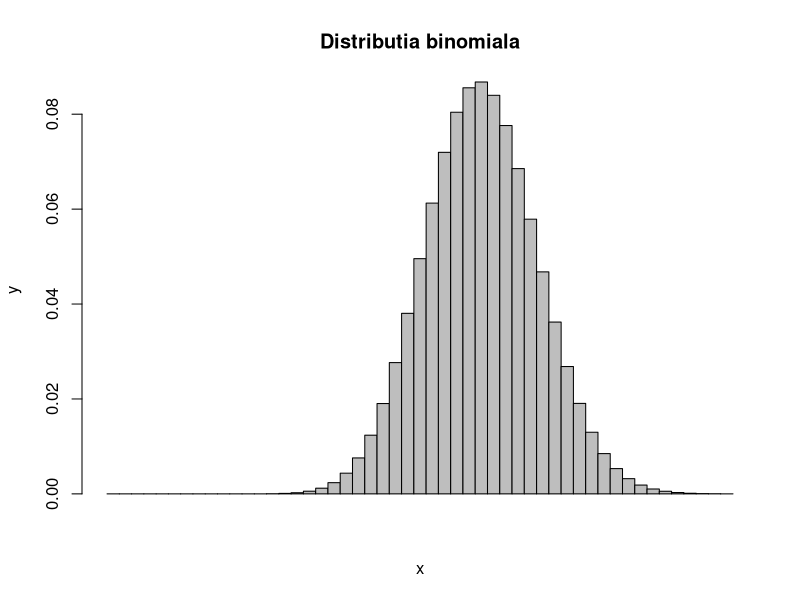
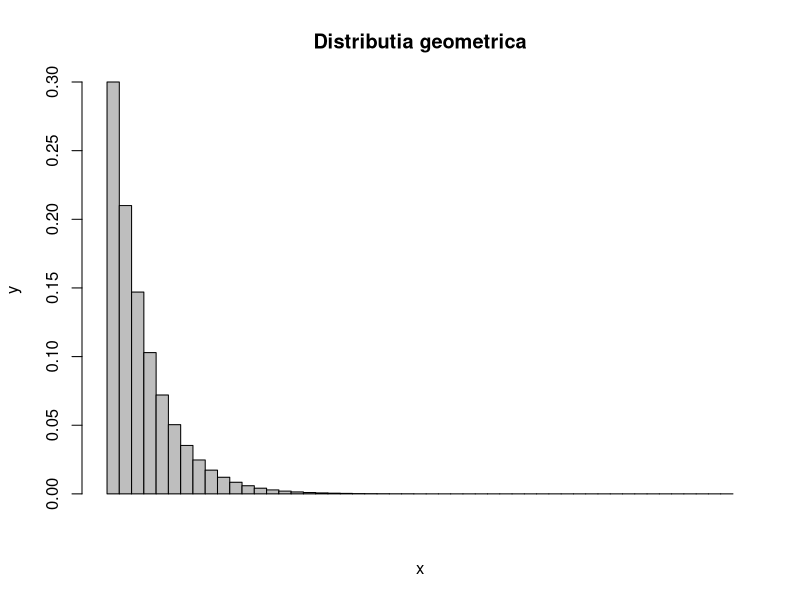
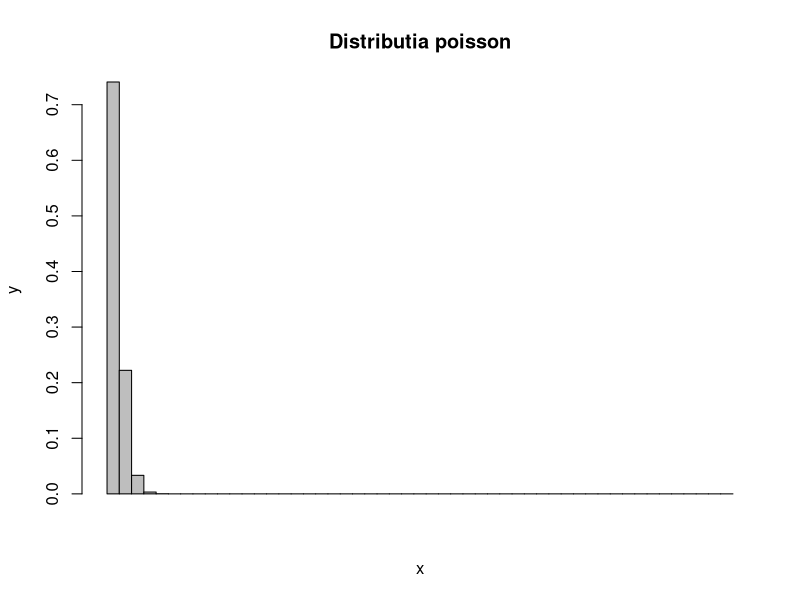
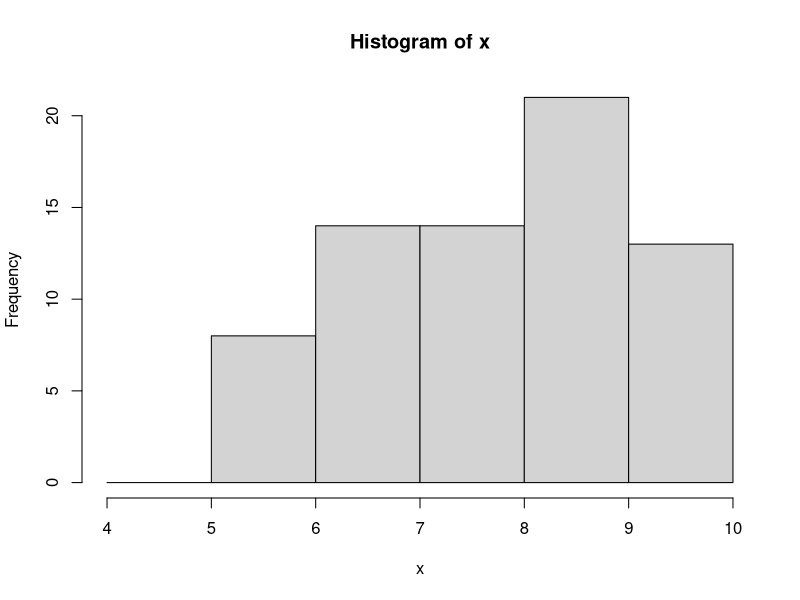

The R script that drew these images, in order:
# Tema 2 PS Oloieri Alexandru

# A1
B = function(n,p,lmb,k)
{
  s = seq(0,k,1);
  binomiala = dbinom(s,n,p);
  barplot(binomiala, space = 0, main="Distributia binomiala",xlab = "x", ylab = "y");
  
  geometrica = dgeom(s,p,log=FALSE);
  barplot(geometrica, space = 0, main="Distributia geometrica",xlab = "x", ylab = "y");
  
  poission = dpois(s,p,log=FALSE);
  barplot(poission, space = 0, main="Distributia poisson",xlab = "x", ylab = "y");
}
B(100,0.3,0.25,50);

# A3
sample = c(9.50,5.50,6.60,7.25,8.50,9.70,7.50,8.25,8.50,8.66,7.50,9.00,8.50,9.33,
           8.33,9.90,8.75,5.60,6.50,6.75,8.20,8.33,9.50,8.66,6.50,7.25,9.50,9.33,
           7.50,8.60,5.60,7.25,8.50,9.95,6.66,6.40,7.75,7.66,6.60,9.33,7.80,9.85,
           6.66,8.66,5.75,8.25,8.33,9.75,8.25,6.33,7.50,8.25,8.66,8.33,5.75,9.33,
           8.75,7.25,6.60,9.50,7.50,6.85,6.75,5.75,5.66,6.75,7.60,7.33,6.85,5.66);
printInfo = function(x)
{
    m = mean(x); 
    s = sd(x);
    aberante = vector();
    
    cat("Media: ",m,"\n");
    cat("Mediana: ",median(x),"\n");
    cat("Deviatia standard: ",s,"\n");
    cat("Quartilele: ",quantile(x)[2],quantile(x)[3],quantile(x)[4],"\n");
    
    j = 0;
    for (i in 1:length(x)){
      if ((x[i] < m - 2*s) | (x[i] > m + 2*s)) {
        j = j + 1;
        aberante[j] = x[i];
      }
    }
    
    if (length(aberante)>0) {
      cat("Valorile aberante: ",aberante,"\n");
    } else {
      cat("Nu exista valori aberante\n");
    }
    
    interval = seq(4,10,1);
    hist(x,breaks = interval, right = T, freq = T);
    
    summary(x);
}
printInfo(sample)